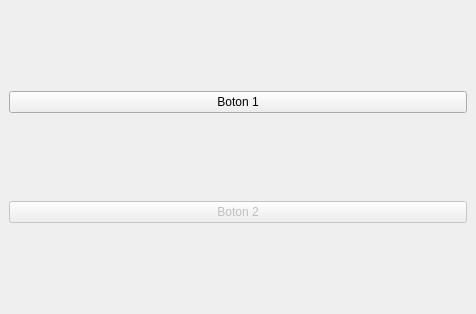
<?xml version="1.0" encoding="UTF-8"?>
<ui version="4.0">
 <class>MainWindow</class>
 <widget class="QMainWindow" name="MainWindow">
  <property name="geometry">
   <rect>
    <x>0</x>
    <y>0</y>
    <width>476</width>
    <height>314</height>
   </rect>
  </property>
  <property name="windowTitle">
   <string>MainWindow</string>
  </property>
  <widget class="QWidget" name="centralwidget">
   <layout class="QVBoxLayout" name="verticalLayout">
    <item>
     <widget class="QPushButton" name="boton1">
      <property name="text">
       <string>Boton 1</string>
      </property>
     </widget>
    </item>
    <item>
     <widget class="QPushButton" name="boton2">
      <property name="enabled">
       <bool>false</bool>
      </property>
      <property name="text">
       <string>Boton 2</string>
      </property>
     </widget>
    </item>
   </layout>
  </widget>
 </widget>
 <resources/>
 <connections/>
</ui>
